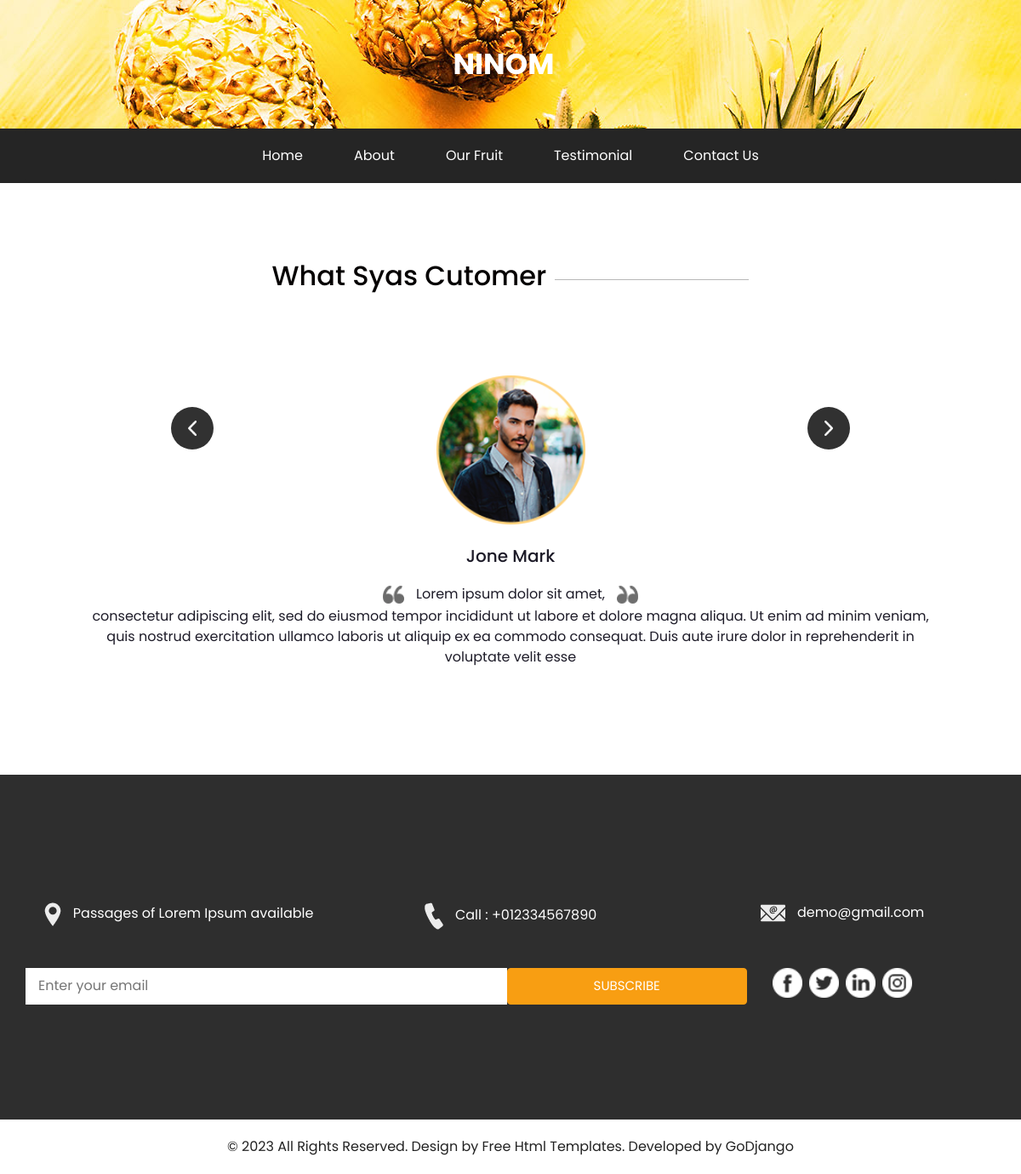
Screenshot of /testimonial with the database file from the repository.
### app/models.py (models this page shows, shortened)
class titulo(SingletonModel):
    titulo = models.CharField(max_length=100, verbose_name='Title')
    imagen = models.ImageField(verbose_name='header image', upload_to='images/header_imagen/', default=" ")
    class Meta:
        verbose_name = '01- Header'

class navbar(SingletonModel):
    home = models.CharField(max_length=100, verbose_name='Home', default='Home')
    about = models.CharField(max_length=100, verbose_name='About', default='About')
    fruit = models.CharField(max_length=100, verbose_name='Fruit', default='Our Fruit')
    testimonial = models.CharField(max_length=100, verbose_name='Testimonial', default='Testimonial')
    contact = models.CharField(max_length=100, verbose_name='Contact', default='Contact Us')
    class Meta:
        verbose_name = '03- Navigation bar'

class testimonialTitle(SingletonModel):
    titulo = models.CharField(max_length=100, verbose_name='Title', default='What Says Cutomer')
    class Meta:
        verbose_name = '08- testimonial title'
    def __str__(self):
        return self.titulo

class testimonial(models.Model):
    nombreCliente = models.CharField(max_length=100, verbose_name='Customer name', default='')
    enunciado = models.CharField(max_length=50, verbose_name='Statement', default='')
    descripcion = models.TextField(max_length=1000, verbose_name='Description', default='')
    imagen = models.ImageField(verbose_name='Picture', upload_to='images/client/')
    class Meta:
        verbose_name_plural = '09- Testimonials'
        verbose_name = 'Testimony'

class info(SingletonModel):
    ubicacion = models.CharField(max_length=100, verbose_name='Location', default='')
    ubicacion_en = models.CharField(max_length=100, verbose_name='Location link', default='')
    telef = models.CharField(max_length=100, verbose_name='Phone', default='')
    telef_en = models.CharField(max_length=100, verbose_name='Phone link', default='')
    email = models.EmailField(max_length=100, verbose_name='Mail', default='')
    email_en = models.CharField(max_length=100, verbose_name='Mail link', default='')
    facebookAct = models.BooleanField(default=False, verbose_name='Facebook')
    facebook = models.CharField(max_length=100, verbose_name='Link', default='/', blank=True)
    twitterAct = models.BooleanField(default=False, verbose_name='Twitter')
    twitter = models.CharField(max_length=100, verbose_name='Link', default='/', blank=True)
    instagramAct = models.BooleanField(default=False, verbose_name='Instagram')
    instagram = models.CharField(max_length=100, verbose_name='Link', default='/', blank=True)
    linkedinAct = models.BooleanField(default=False, verbose_name='Linkedin')
    linkedin = models.CharField(max_length=100, verbose_name='Link', default='/', blank=True)
    class Meta:
        verbose_name = '12- Information'

### app/views.py (the view)
# urls.py: path('testimonial', Testimonial.as_view(), name='testimonial'),
class Testimonial(generic.TemplateView):
    template_name = 'testimonial.html'
    def get_context_data(self, *, object_list=None, **kwargs):
        context = super(Testimonial, self).get_context_data()
        context['title'] = 'Testimonial'
        context['encabezado'] = models.titulo.objects.all().first
        context['carrusel1'] = models.carrusel1.objects.all()
        context['navbar'] = models.navbar.objects.all().first
        context['titleTestimonial'] = models.testimonialTitle.objects.all().first
        context['Testimonials'] = models.testimonial.objects.all()
        context['info'] = models.info.objects.all().first
        return context

### app/templates/testimonial.html (shortened to what this page needs)
{% extends 'base.html' %}
{% load static %}
{% block header %}
    {% include 'includes/header.html' %}
{% endblock %}
{% block content %}
    {% include 'includes/testimonial.html' %}
{% endblock %}

### app/templates/base.html (shortened to what this page needs)
{% load static %}
<head>
    <link rel="stylesheet" type="text/css"
          href="https://cdnjs.cloudflare.com/ajax/libs/OwlCarousel2/2.1.3/assets/owl.carousel.min.css"/>
    <link rel="stylesheet" type="text/css" href="{% static 'css/bootstrap.css' %}"/>
    <link rel="stylesheet" type="text/css" href="{% static 'css/style.css' %}"/>
    <link rel="stylesheet" type="text/css" href="{% static 'css/responsive.css' %}"/>
</head>
{% block header %}
{% endblock %}
{% block content %}
{% endblock %}
<section class="info_section layout_padding">
    <div class="container">
        <div class="info_contact">
            <div class="row">
                <div class="col-md-4">
                    <a href="{{ info.ubicacion_en }}">
                        <img src="{% static 'images/location.png' %}" alt="">
                        <span>
                {{ info.ubicacion }}
              </span>
                    </a>
                </div>
                <div class="col-md-4">
                    <a href=" {{ info.telef_en }}">
                        <img src="{% static 'images/call.png' %}" alt="">
                        <span>
                {{ info.telef }}
              </span>
                    </a>
                </div>
                <div class="col-md-4">
                    <a href="{{ info.email_en }}">
                        <img src="{% static 'images/mail.png' %}" alt="">
                        <span>
                {{ info.email }}
              </span>
                    </a>
                </div>
            </div>
        </div>
        <div class="row">
            <div class="col-md-8 col-lg-9">
                <div class="info_form">
                    <form action="{% url 'subscribe' %}" method="post">
                        <input type="text" name="email" class="input" placeholder="Enter your email">
                        <input type="submit" value="subscribe" class="boton btn">
                    </form>
                </div>
            </div>
            <div class="row">
                <div class="col-md-8 col-lg-9">
                    <div class="col-md-4 col-lg-3">
                        <div class="info_social">
                            {% if info.facebookAct %}
                                <div>
                                    <a href="{{ info.facebook }}">
                                        <img src="{% static 'images/facebook-logo-button.png' %}" alt="">
                                    </a>
                                </div>
                            {% endif %}
                            {% if info.twitterAct %}
                                <div>
                                    <a href="{{ info.twitter }}">
                                        <img src="{% static 'images/twitter-logo-button.png' %}" alt="">
                                    </a>
                                </div>
                            {% endif %}
                            {% if info.linkedinAct %}
                                <div>
                                    <a href="{{ info.linkedin }}">
                                        <img src="{% static 'images/linkedin.png' %}" alt="">
                                    </a>
                                </div>
                            {% endif %}
                            {% if info.instagramAct %}
                                <div>
                                    <a href="{{ info.instagram }}">
                                        <img src="{% static 'images/instagram.png' %}" alt="">
                                    </a>
                                </div>
                            {% endif %}
                        </div>
                    </div>
                </div>
            </div>
</section>
<section class="container-fluid footer_section ">
    <p>
        &copy; <span id="displayYear"></span> All Rights Reserved. Design by
        <a href="https://html.design/">Free Html Templates</a>. Developed by GoDjango
    </p>
</section>
</body>

### app/templates/includes/header.html (shortened to what this page needs)
<body class="sub_page">
<div class="hero_area" style="background-image: url({{encabezado.imagen.url}});">
    <div class="brand_box">
        <a class="navbar-brand" href="{% url 'index' %}">
        <span>
            {{encabezado.titulo}}
        </a>
    </div>
</div>
<section class="nav_section">
    <div class="container">
        <div class="custom_nav2">
            <nav class="navbar navbar-expand custom_nav-container ">
                <div class="collapse navbar-collapse" id="navbarSupportedContent">
                    <div class="d-flex  flex-column flex-lg-row align-items-center">
                        <ul class="navbar-nav  ">
                            <li class="nav-item active">
                                <a class="nav-link" href="{% url 'index' %}">{{ navbar.home }} </a>
                            </li>
                            <li class="nav-item">
                                <a class="nav-link" href="{% url 'about' %}">{{ navbar.about }} </a>
                            </li>
                            <li class="nav-item">
                                <a class="nav-link" href="{% url 'fruit' %}">{{ navbar.fruit }} </a>
                            </li>
                            <li class="nav-item">
                                <a class="nav-link" href="{% url 'testimonial' %}">{{ navbar.testimonial }}</a>
                            </li>
                            <li class="nav-item">
                                <a class="nav-link" href="{% url 'contact' %}">{{ navbar.contact }}</a>
                            </li>
                        </ul>
                    </div>
                </div>
            </nav>
        </div>
    </div>
</section>

### app/templates/includes/testimonial.html (shortened to what this page needs)
{% load static %}
<section class="client_section layout_padding mb-3">
    <div class="container">
        <div class="heading_container">
            <h2>
                {{ titleTestimonial }}
            </h2>
            <hr>
        </div>
        <div id="carouselExample2Controls" class="carousel slide" data-ride="carousel">
            <div class="carousel-inner">
                {% for item in Testimonials %}
                    <div class="carousel-item {% if forloop.first %} active {% endif %}">
                        <div class="client_container layout_padding-top">
                            <div class="img-box">
                                <img src="{{ item.imagen.url }}" alt="">
                            </div>
                            <div class="detail-box">
                                <h5>
                                    {{ item.nombreCliente }}
                                </h5>
                                <p>
                                    <img src="{% static 'images/left-quote.png' %}">
                                    <span>
                   {{ item.enunciado }}
                  </span>
                                    <img src="{% static 'images/right-quote.png' %}"> <br>
                                         {{ item.descripcion }}
                                </p>
                            </div>
                        </div>
                    </div>
                {% endfor %}
            </div>
            <a class="carousel-control-prev" href="#carouselExample2Controls" role="button" data-slide="prev">
            </a>
            <a class="carousel-control-next" href="#carouselExample2Controls" role="button" data-slide="next">
            </a>
        </div>
    </div>
</section>

### static/css/responsive.css (style rules this page uses)
@media (min-width: 1200px) { .container { max-width: 1170px; } }

### rows the page displays
titulo: imagen (picture), titulo "NINOM"
navbar: home "Home", about "About", fruit "Our Fruit", testimonial "Testimonial", contact "Contact Us"
testimonialTitle: titulo "What Syas Cutomer"
testimonial: imagen (picture), nombreCliente "Jone Mark", enunciado "Lorem ipsum dolor sit amet,", descripcion "consectetur adipiscing elit, sed do eiusmod tempor incididunt ut labore et dolore magna aliqua. Ut enim ad minim veniam, quis nostrud exercitation ullamco laboris ut aliquip ex ea commodo consequat. Duis aute irure dolor in reprehenderit in voluptate velit esse"
info: ubicacion "Passages of Lorem Ipsum available", telef "Call : +012334567890", email "demo@gmail.com"
